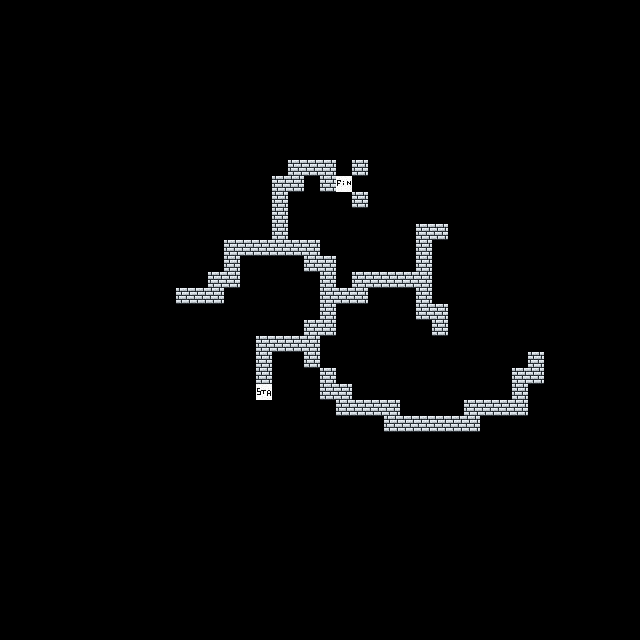

This game map was drawn from its Tiled (.tmx) file and the tilesets committed beside it. A one-line description and the full map source follow:
An orthogonal 40x40 tile map with 16x16 px tiles, 1 tile layer (geometry).

<map version="1.8" tiledversion="1.8.6" orientation="orthogonal" renderorder="right-down" width="40" height="40" tilewidth="16" tileheight="16" infinite="0" nextlayerid="2" nextobjectid="1">
 <tileset firstgid="1" source="../tilesets/level_tiles.tsx" />
 <layer id="1" name="geometry" width="40" height="40">
  <data encoding="csv">
0,0,0,0,0,0,0,0,0,0,0,0,0,0,0,0,0,0,0,0,0,0,0,0,0,0,0,0,0,0,0,0,0,0,0,0,0,0,0,0,
0,0,0,0,0,0,0,0,0,0,0,0,0,0,0,0,0,0,0,0,0,0,0,0,0,0,0,0,0,0,0,0,0,0,0,0,0,0,0,0,
0,0,0,0,0,0,0,0,0,0,0,0,0,0,0,0,0,0,0,0,0,0,0,0,0,0,0,0,0,0,0,0,0,0,0,0,0,0,0,0,
0,0,0,0,0,0,0,0,0,0,0,0,0,0,0,0,0,0,0,0,0,0,0,0,0,0,0,0,0,0,0,0,0,0,0,0,0,0,0,0,
0,0,0,0,0,0,0,0,0,0,0,0,0,0,0,0,0,0,0,0,0,0,0,0,0,0,0,0,0,0,0,0,0,0,0,0,0,0,0,0,
0,0,0,0,0,0,0,0,0,0,0,0,0,0,0,0,0,0,0,0,0,0,0,0,0,0,0,0,0,0,0,0,0,0,0,0,0,0,0,0,
0,0,0,0,0,0,0,0,0,0,0,0,0,0,0,0,0,0,0,0,0,0,0,0,0,0,0,0,0,0,0,0,0,0,0,0,0,0,0,0,
0,0,0,0,0,0,0,0,0,0,0,0,0,0,0,0,0,0,0,0,0,0,0,0,0,0,0,0,0,0,0,0,0,0,0,0,0,0,0,0,
0,0,0,0,0,0,0,0,0,0,0,0,0,0,0,0,0,0,0,0,0,0,0,0,0,0,0,0,0,0,0,0,0,0,0,0,0,0,0,0,
0,0,0,0,0,0,0,0,0,0,0,0,0,0,0,0,0,0,0,0,0,0,0,0,0,0,0,0,0,0,0,0,0,0,0,0,0,0,0,0,
0,0,0,0,0,0,0,0,0,0,0,0,0,0,0,0,0,0,1,1,1,0,1,0,0,0,0,0,0,0,0,0,0,0,0,0,0,0,0,0,
0,0,0,0,0,0,0,0,0,0,0,0,0,0,0,0,0,1,1,0,1,2,0,0,0,0,0,0,0,0,0,0,0,0,0,0,0,0,0,0,
0,0,0,0,0,0,0,0,0,0,0,0,0,0,0,0,0,1,0,0,0,0,1,0,0,0,0,0,0,0,0,0,0,0,0,0,0,0,0,0,
0,0,0,0,0,0,0,0,0,0,0,0,0,0,0,0,0,1,0,0,0,0,0,0,0,0,0,0,0,0,0,0,0,0,0,0,0,0,0,0,
0,0,0,0,0,0,0,0,0,0,0,0,0,0,0,0,0,1,0,0,0,0,0,0,0,0,1,1,0,0,0,0,0,0,0,0,0,0,0,0,
0,0,0,0,0,0,0,0,0,0,0,0,0,0,1,1,1,1,1,1,0,0,0,0,0,0,1,0,0,0,0,0,0,0,0,0,0,0,0,0,
0,0,0,0,0,0,0,0,0,0,0,0,0,0,1,0,0,0,0,1,1,0,0,0,0,0,1,0,0,0,0,0,0,0,0,0,0,0,0,0,
0,0,0,0,0,0,0,0,0,0,0,0,0,1,1,0,0,0,0,0,1,0,1,1,1,1,1,0,0,0,0,0,0,0,0,0,0,0,0,0,
0,0,0,0,0,0,0,0,0,0,0,1,1,1,0,0,0,0,0,0,1,1,1,0,0,0,1,0,0,0,0,0,0,0,0,0,0,0,0,0,
0,0,0,0,0,0,0,0,0,0,0,0,0,0,0,0,0,0,0,0,1,0,0,0,0,0,1,1,0,0,0,0,0,0,0,0,0,0,0,0,
0,0,0,0,0,0,0,0,0,0,0,0,0,0,0,0,0,0,0,1,1,0,0,0,0,0,0,1,0,0,0,0,0,0,0,0,0,0,0,0,
0,0,0,0,0,0,0,0,0,0,0,0,0,0,0,0,1,1,1,1,0,0,0,0,0,0,0,0,0,0,0,0,0,0,0,0,0,0,0,0,
0,0,0,0,0,0,0,0,0,0,0,0,0,0,0,0,1,0,0,1,0,0,0,0,0,0,0,0,0,0,0,0,0,1,0,0,0,0,0,0,
0,0,0,0,0,0,0,0,0,0,0,0,0,0,0,0,1,0,0,0,1,0,0,0,0,0,0,0,0,0,0,0,1,1,0,0,0,0,0,0,
0,0,0,0,0,0,0,0,0,0,0,0,0,0,0,0,3,0,0,0,1,1,0,0,0,0,0,0,0,0,0,0,1,0,0,0,0,0,0,0,
0,0,0,0,0,0,0,0,0,0,0,0,0,0,0,0,0,0,0,0,0,1,1,1,1,0,0,0,0,1,1,1,1,0,0,0,0,0,0,0,
0,0,0,0,0,0,0,0,0,0,0,0,0,0,0,0,0,0,0,0,0,0,0,0,1,1,1,1,1,1,0,0,0,0,0,0,0,0,0,0,
0,0,0,0,0,0,0,0,0,0,0,0,0,0,0,0,0,0,0,0,0,0,0,0,0,0,0,0,0,0,0,0,0,0,0,0,0,0,0,0,
0,0,0,0,0,0,0,0,0,0,0,0,0,0,0,0,0,0,0,0,0,0,0,0,0,0,0,0,0,0,0,0,0,0,0,0,0,0,0,0,
0,0,0,0,0,0,0,0,0,0,0,0,0,0,0,0,0,0,0,0,0,0,0,0,0,0,0,0,0,0,0,0,0,0,0,0,0,0,0,0,
0,0,0,0,0,0,0,0,0,0,0,0,0,0,0,0,0,0,0,0,0,0,0,0,0,0,0,0,0,0,0,0,0,0,0,0,0,0,0,0,
0,0,0,0,0,0,0,0,0,0,0,0,0,0,0,0,0,0,0,0,0,0,0,0,0,0,0,0,0,0,0,0,0,0,0,0,0,0,0,0,
0,0,0,0,0,0,0,0,0,0,0,0,0,0,0,0,0,0,0,0,0,0,0,0,0,0,0,0,0,0,0,0,0,0,0,0,0,0,0,0,
0,0,0,0,0,0,0,0,0,0,0,0,0,0,0,0,0,0,0,0,0,0,0,0,0,0,0,0,0,0,0,0,0,0,0,0,0,0,0,0,
0,0,0,0,0,0,0,0,0,0,0,0,0,0,0,0,0,0,0,0,0,0,0,0,0,0,0,0,0,0,0,0,0,0,0,0,0,0,0,0,
0,0,0,0,0,0,0,0,0,0,0,0,0,0,0,0,0,0,0,0,0,0,0,0,0,0,0,0,0,0,0,0,0,0,0,0,0,0,0,0,
0,0,0,0,0,0,0,0,0,0,0,0,0,0,0,0,0,0,0,0,0,0,0,0,0,0,0,0,0,0,0,0,0,0,0,0,0,0,0,0,
0,0,0,0,0,0,0,0,0,0,0,0,0,0,0,0,0,0,0,0,0,0,0,0,0,0,0,0,0,0,0,0,0,0,0,0,0,0,0,0,
0,0,0,0,0,0,0,0,0,0,0,0,0,0,0,0,0,0,0,0,0,0,0,0,0,0,0,0,0,0,0,0,0,0,0,0,0,0,0,0,
0,0,0,0,0,0,0,0,0,0,0,0,0,0,0,0,0,0,0,0,0,0,0,0,0,0,0,0,0,0,0,0,0,0,0,0,0,0,0,0
</data>
 </layer>
</map>
